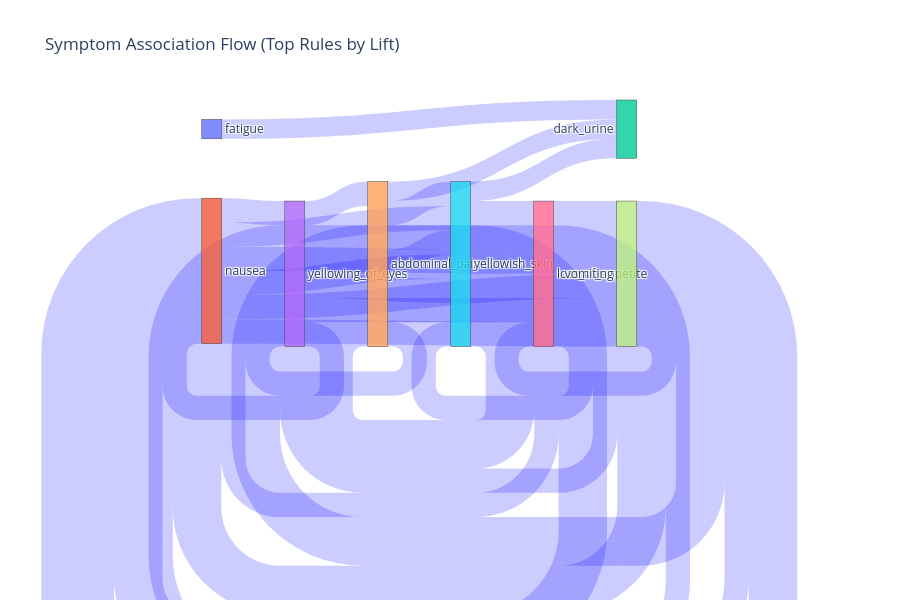

The cell this chart's notebook holds for it:
### Markdown cell above
### 1.10. Sankey Diagram (Symptom Flow Diagram)

This Sankey diagram visualizes the top 20 association rules ranked by lift
value. Each node represents a symptom, and each flow (link) represents a
discovered association rule.

**How to interpret:**
- **Flow direction:** Left symptom(s) → Right symptom(s) indicates the
  association rule antecedent → consequent
- **Flow thickness:** Proportional to the lift value—thicker flows indicate
  stronger associations between symptom pairs
- **Node size:** Represents the symptom's involvement across multiple
  rules—larger nodes appear in more high-lift associations

**Key insights:**
- Symptoms appearing as large nodes on the right are common consequents
  (frequently co-occurring with other symptoms)
- Symptoms with multiple outgoing flows are strong predictors of other symptoms
- Clustered flows between specific symptom pairs indicate particularly strong
  co-occurrence patterns worth clinical investigation

This visualization helps identify "hub" symptoms that serve as key indicators
for multiple other symptoms, useful for differential diagnosis and understanding
disease symptom profiles.

### Code cell
import plotly.graph_objects as go

# Prepare top 20 rules
top_rules = strong_rules_df.nlargest(5, "lift").copy()

# Create source-target pairs
sources = []
targets = []
values = []
labels = set()

for _, row in top_rules.iterrows():
    for ant in row["antecedent"]:
        for cons in row["consequent"]:
            sources.append(ant)
            targets.append(cons)
            values.append(row["lift"])
            labels.add(ant)
            labels.add(cons)

# Map symptoms to indices
labels = list(labels)
label_map = {label: i for i, label in enumerate(labels)}

source_idx = [label_map[s] for s in sources]
target_idx = [label_map[t] for t in targets]

fig = go.Figure(data=[go.Sankey(
    node=dict(label=labels, pad=15, thickness=20),
    link=dict(
        source=source_idx,
        target=target_idx,
        value=values,
        color="rgba(0,0,255,0.2)"
    )
)])
fig.update_layout(
    title="Symptom Association Flow (Top Rules by Lift)",
    height=600
)
fig.show()

### Figure 1 — Plotly figure (JSON) as saved in the notebook; plotly's stock layout.template omitted (floating-point values rounded to 4 significant figures)
{"data": [{"link": {"color": "rgba(0,0,255,0.2)", "source": [4, 4, 4, 6, 6, 6, 1, 1, 1, 3, 3, 3, 4, 4, 4, 1, 1, 1, 5, 5, 5, 6, 6, 6, 7, 7, 7, 3, 3, 3, 5, 5, 5, 7, 7, 7, 0, 4, 5], "target": [3, 5, 7, 3, 5, 7, 3, 5, 7, 5, 6, 7, 5, 6, 7, 5, 6, 7, 3, 4, 1, 3, 4, 1, 3, 4, 1, 4, 6, 1, 4, 6, 1, 4, 6, 1, 2, 2, 2], "value": [10.25, 10.25, 10.25, 10.25, 10.25, 10.25, 10.25, 10.25, 10.25, 10.25, 10.25, 10.25, 10.25, 10.25, 10.25, 10.25, 10.25, 10.25, 10.25, 10.25, 10.25, 10.25, 10.25, 10.25, 10.25, 10.25, 10.25, 10.25, 10.25, 10.25, 10.25, 10.25, 10.25, 10.25, 10.25, 10.25, 8.2, 8.2, 8.2]}, "node": {"label": ["fatigue", "nausea", "dark_urine", "yellowing_of_eyes", "abdominal_pain", "yellowish_skin", "loss_of_appetite", "vomiting"], "pad": 15, "thickness": 20}, "type": "sankey"}], "layout": {"height": 600, "title": {"text": "Symptom Association Flow (Top Rules by Lift)"}}}
